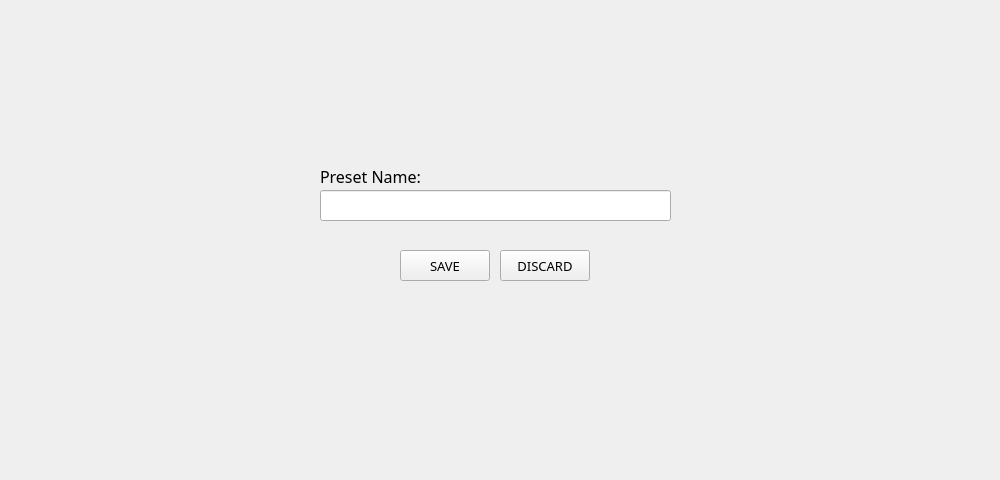
<?xml version="1.0" encoding="UTF-8"?>
<ui version="4.0">
 <class>RenamePreset</class>
 <widget class="QWidget" name="RenamePreset">
  <property name="geometry">
   <rect>
    <x>0</x>
    <y>0</y>
    <width>1000</width>
    <height>480</height>
   </rect>
  </property>
  <property name="windowTitle">
   <string>RenamePreset</string>
  </property>
  <widget class="QLabel" name="label_4">
   <property name="geometry">
    <rect>
     <x>320</x>
     <y>160</y>
     <width>111</width>
     <height>32</height>
    </rect>
   </property>
   <property name="font">
    <font>
     <family>Montserrat Light</family>
     <pointsize>12</pointsize>
    </font>
   </property>
   <property name="text">
    <string>Preset Name:</string>
   </property>
  </widget>
  <widget class="QLineEdit" name="NameText">
   <property name="geometry">
    <rect>
     <x>320</x>
     <y>190</y>
     <width>351</width>
     <height>31</height>
    </rect>
   </property>
   <property name="font">
    <font>
     <family>Montserrat Thin Medium</family>
     <pointsize>16</pointsize>
    </font>
   </property>
   <property name="text">
    <string/>
   </property>
  </widget>
  <widget class="QPushButton" name="SaveNameButton">
   <property name="geometry">
    <rect>
     <x>400</x>
     <y>250</y>
     <width>90</width>
     <height>31</height>
    </rect>
   </property>
   <property name="font">
    <font>
     <family>Montserrat Medium</family>
     <pointsize>10</pointsize>
     <weight>50</weight>
     <bold>false</bold>
    </font>
   </property>
   <property name="text">
    <string>SAVE</string>
   </property>
  </widget>
  <widget class="QPushButton" name="DiscardNameButton">
   <property name="geometry">
    <rect>
     <x>500</x>
     <y>250</y>
     <width>90</width>
     <height>31</height>
    </rect>
   </property>
   <property name="font">
    <font>
     <family>Montserrat Medium</family>
     <pointsize>10</pointsize>
     <weight>50</weight>
     <bold>false</bold>
    </font>
   </property>
   <property name="text">
    <string>DISCARD</string>
   </property>
  </widget>
 </widget>
 <resources/>
 <connections/>
</ui>
